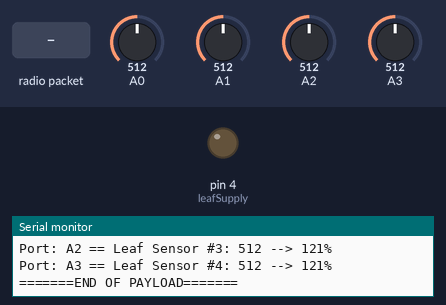
Bench run of a sketch on a simulated Arduino Uno, built with avr-gcc and run on an emulated ATmega328P. Shown: output pins drawn as LEDs (lit = HIGH), the last lines printed to the serial monitor. The inputs (shaded band) are chosen by the test bench; at power-on: A0 = 512, A1 = 512, A2 = 512, A3 = 512. Random numbers use the default seed unless the sketch sets one; no radio packets arrive unless stated.

Above: at 1.2 s.
1.3 s: radio packet "1" arrives
At 4.45 s:
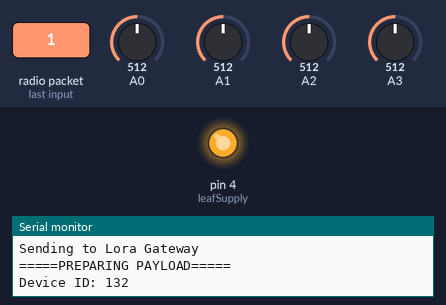
12.1 s: radio packet "0" arrives
Timing chart, 0 to 23.6 s (numbered marks = the images above; inputs shaded):
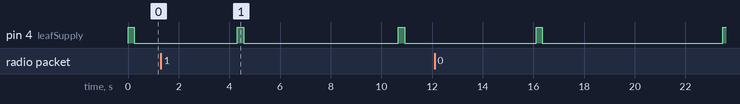

The sketch:

lora_node2.ino
```cpp
#include <SPI.h>
#include <RH_RF95.h>
#include <LowPower.h>

RH_RF95 rf95;

bool rx_ok;
int tx_time = 10000; //TX time periodicity

//Leaf sensors Setup
int leafSupply = 4; //digital port 4 supply
//set analogRead ports for each sensor
int leaf0 = 0; //First leaf will send output to port A0 and so on
int leaf1 = 1;
int leaf2 = 2;
int leaf3 = 3;
//int leaf4 = 4; //uncomment if additional sensors are added
//int leaf5 = 5; //uncomment if additional sensors are added
const int sensors = 4; //number of leaf sensors
int leafs[sensors] = {leaf0, leaf1, leaf2, leaf3}; //add the analogRead ports in the list, IF MORE SENSORS ARE ADDED, add more like {leaf4, leaf5, leaf6...}
int leafMeasure[sensors]; //set measurements list length depending on the number of sensors we set before

uint8_t payload[sensors+1]; //set payload list length (The length will be the number of sensors +1 for the device ID)
uint8_t dev_id = 132; //unique device ID

void setup() {
  Serial.begin(9600);
  pinMode(leafSupply, OUTPUT); // sets the digital port as output
  if (!rf95.init()) {
    Serial.println("init failed");
  }
  rf95.setFrequency(868.0);
  //13dBm, Bw = 125 kHz, Cr = 4/5, Sf = 128chips/symbol, CRC on
}

void loop() {
  rx_ok = false; //flag to verify the RX
  while (!rx_ok) {
    Serial.println("Sending to Lora Gateway");
    preparePayload();
    rf95.send(payload, sizeof(payload));
    rf95.waitPacketSent(); // Now wait for a reply
    uint8_t buf[RH_RF95_MAX_MESSAGE_LEN];
    uint8_t len = sizeof(buf);
    if (rf95.waitAvailableTimeout(3000)) {
      if (rf95.recv(buf, &len)) {
        Serial.print("got reply: ");
        Serial.print("RSSI: ");
        Serial.println(rf95.lastRssi(), DEC);
        if (buf[0] == dev_id) { //RX packet is for me
          Serial.println("Received something for me!");
          rx_ok = true;
          if (buf[1] != 0) {
            //tx_time = (buf[1]*60) / 8; //updating tx time interval
            if (buf[1] == 15) { //payload
              Serial.println("Received Downlink Data!: ");
              Serial.println(buf[0]);
              Serial.println(buf[1]);
            }
          }
        }
      }
      else {
        Serial.println("RX failed");
      }
    }
    else {
      Serial.println("No reply from the Lora Gateway");
    }
    if (rx_ok == false) {
      delay(random(2, 5) * 1000); //we wait a random time before trying again the TX (CSMA non persistent)
    }
  }

  Serial.println("Lets Sleep...");
  delay(600000); //10 mins - adding delay instead of low power mode, for testing
  /* Activate this when setting the low power idle mode
    for (tx_time; tx_time > 0; sleepCounter--){
    LowPower.powerDown(SLEEP_8S, ADC_OFF, BOD_OFF);
    }*/
}

//preparing the payload to be sent to LoRa gateway
void preparePayload() {
  payload[0] = dev_id;
  digitalWrite(leafSupply, HIGH); // sets the digital pin 4 on
  delay(100);
  Serial.println("=====PREPARING PAYLOAD=====");
  Serial.print("Device ID: ");
  Serial.println(payload[0]);
  for (int i = 0; i < sensors; i++) {
    leafMeasure[i] = analogRead(leafs[i]);
    //convert measure to percentage and add it in payload list.
    //420 is considered as the highest digital value we can get when the leaf is fully wet (0-2V --> 0-420 digital values). Can be between 413-420.
    payload[i+1] = map(leafMeasure[i], 0, 420, 0 , 100);
    //debugging monitor
    Serial.print("Port: A");
    Serial.print(leafs[i]);
    Serial.print(" == ");
    Serial.print("Leaf Sensor #");
    Serial.print(i + 1);
    Serial.print(": ");
    Serial.print(leafMeasure[i]);
    Serial.print(" --> ");
    Serial.print(payload[i+1]);
    Serial.println("%");
 }
  digitalWrite(leafSupply, LOW);  // sets the digital pin off
  Serial.println("=======END OF PAYLOAD=======");
}
```
